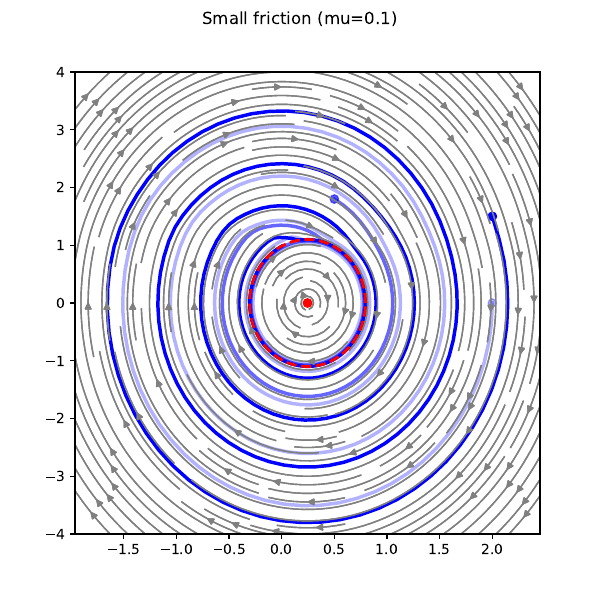

Reproduce this figure in Python.
import numpy as np
import matplotlib.pyplot as plt
from scipy.integrate import solve_ivp

def f(_, x):
    """
    Returns the derivative of the state vector.
    """
    
    x1, x2 = x
    y1 = x2
    thetas = x2 < v0
    y2 = -omega**2*x1 + mu*g*thetas
    return y1, y2

def draw_trajectory(ax, x_0: float, y_0: float, color='red', alpha=1.0):
    """
    Draws the trajectory of a given initial condition.
    """
    
    x0 = [x_0, y_0]
    dt = 0.05
    T = 15.0
    t = np.arange(0, T, dt)
    res = solve_ivp(f, [0, T], x0, dense_output=True)
    x = res.sol(t)
    ax.plot(x[0], x[1], linewidth=2.5, color=color, alpha=alpha)
    ax.plot(x0[0], x0[1], color=color, marker='o', alpha=alpha)
    
def draw_ellipse(ax, x: float, y: float, a: float, b: float, color='black'):
    """
    Draws an ellipse with the given parameters.
    """
    
    t = np.linspace(0, 2*np.pi, 100)
    ax.plot(x + a*np.cos(t), y + b*np.sin(t), linewidth=2.0, color=color, linestyle='dashed')

def draw_streamplot(ax, a_min: float, a_max: float, b_min: float, b_max: float, x0: float, f: callable):
    """
    Draws the streamplot of a given vector field.
    """
    
    x1 = np.linspace(a_min, a_max, 31)  
    x2 = np.linspace(b_min, b_max, 31)  
    xx1, xx2 = np.meshgrid(x1, x2)
    ff1, ff2 = f(0, [xx1, xx2])
    ax.streamplot(xx1, xx2, ff1, ff2, color='gray', density=1.8, linewidth=1)
    ax.plot(x0, 0, color='red', marker='o', alpha=1.0)
    #ax.plot(-x0, 0, color='red', marker='o', alpha=1.0)
    ax.streamplot(xx1, xx2, ff1, ff2, color='gray', density=1.8, linewidth=1)

if __name__ == '__main__':
    # Constants
    omega = 2.0
    mu = 0.1
    g = 9.81
    v0 = 1.1
    x0 = mu * g / omega**2
    
    # Setting limits
    a_min, a_max = -8*x0 if v0 > 0 else 8*x0, -8*x0 if v0 < 0 else 10*x0
    b_min, b_max = -4, 4

    # Setting parameters
    fig, ax = plt.subplots(1, 1, figsize=(6, 6))
    ax.set_xlim([a_min, a_max])
    ax.set_ylim([b_min, b_max])
    plt.suptitle('Small friction (mu=0.1)')
    
    # Drawing trajectories
    draw_trajectory(ax, 2.0, 1.5, color='blue', alpha=1.0)
    draw_trajectory(ax, 0.5, 1.8, color='blue', alpha=0.6)
    draw_trajectory(ax, 2.0, 0.0, color='blue', alpha=0.3)
    
    # Drawing streamplot
    draw_streamplot(ax, a_min, a_max, b_min, b_max, x0, f)
    draw_ellipse(ax, x0, 0.0, v0/omega, v0, color='red')

    plt.savefig('small_friction.pdf')
